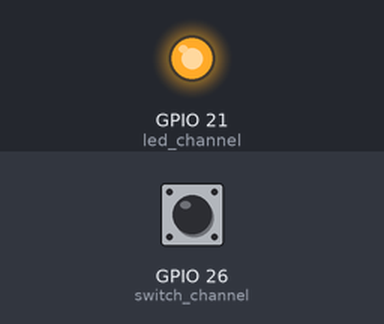
Bench run of a program on a simulated Raspberry Pi (BCM pin numbers). Parts: output pins drawn as LEDs (lit = HIGH). Dashed ring = blinking. The inputs (shaded band) are chosen by the test bench; at power-on: GPIO 26 (switch_channel) HIGH. At 5.3 s the program stops and its outputs stay as they are.

Above: at 1.2 s.
1.3 s: GPIO 26 (switch_channel) pulled LOW for 0.15 s
At 1.45 s:
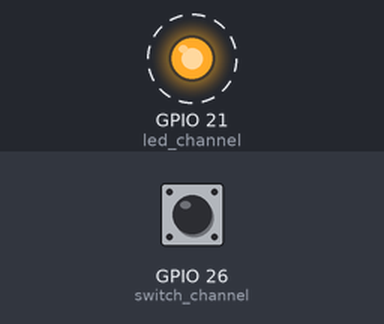
At 6.5 s:
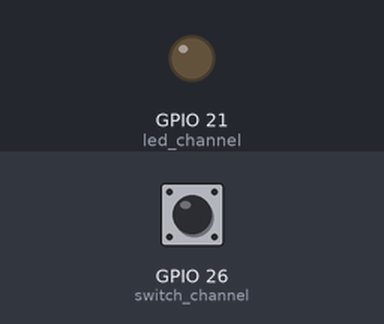
Timing chart, 0 to 6.8 s (numbered marks = the images above; inputs shaded):
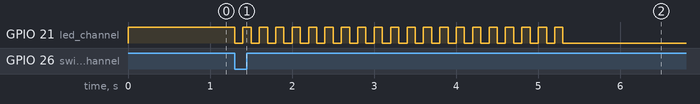

The program:

verify-gpio.py
```python
# Just see if we can get the PI to drive
# anything through the GPIO header


import RPi.GPIO as GPIO
import time

# LED channel
led_channel = 21
switch_channel = 26

# how many times to flash
flashes = 20

# how many seconds to stay on and off
on_duration = .1
off_duration = .1

GPIO.setmode(GPIO.BCM)

GPIO.setup(led_channel, GPIO.OUT)
GPIO.setup(switch_channel, GPIO.IN)

GPIO.output(led_channel,GPIO.HIGH)
GPIO.wait_for_edge(switch_channel, GPIO.FALLING)
for i in range(flashes):
    GPIO.output(led_channel,GPIO.LOW)
    time.sleep(on_duration)
    GPIO.output(led_channel,GPIO.HIGH)
    time.sleep(off_duration)

GPIO.cleanup()
```

Measured:
- after the input at 1.3 s, GPIO 21 (led_channel): alternates HIGH for 0.10 s and LOW for 0.10 s, 41 changes in all, then stays LOW, starting at once
